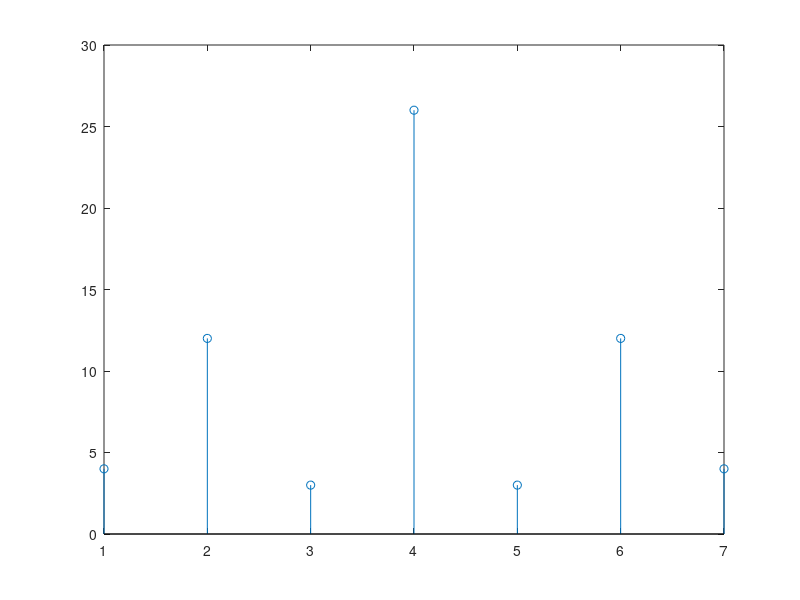

Write the MATLAB code that produced this figure.
%% Question 5

clear all;
close all;
clc;

x = [1 3 0 4];

y = x;
y=fliplr(y);            % reversing the matrix

if length(x)<length(y)
    x = [x zeros(1,length(y)-length(x))];
elseif length(y)<length(x)
    y = [y zeros(1,length(x)-length(y))];
end

O = zeros(1,2*length(x)-1);
L = 2;
P = 1;

for i = 1:2*length(x)-1
   if i <= ceil((2*length(x)-1)/2)
        k = 0;
        for j = 1:i
            O(i) = O(i) + x(i-k)*y(j);
            k = k+1;
        end
   else
       k = P;
       for j = L:length(x)
            O(i) = O(i) + x(i-k)*y(j);
            k = k+1;
       end
       L = L+1;
       P = P+1;
   end
end

disp('Auto Correlation Correlation of [1 3 0 4]');
disp(O);

stem(O);